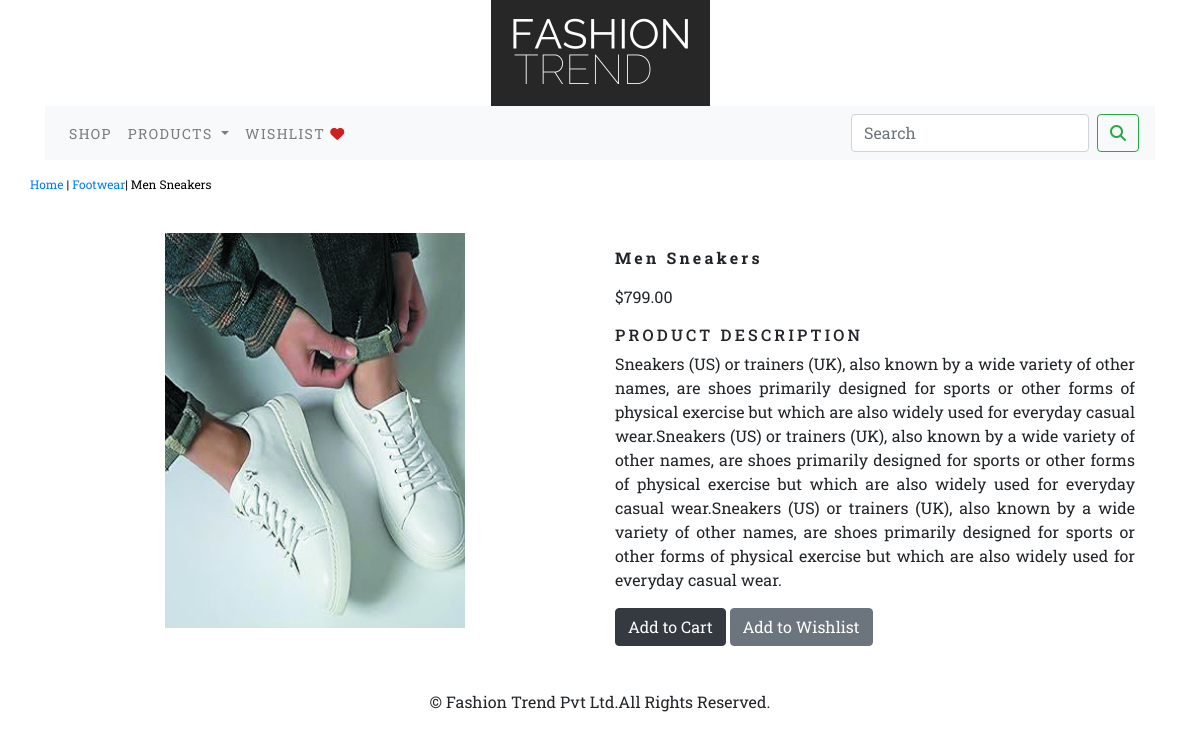
Screenshot of /shop/footwear/men-sneakers with the database file from the repository.
### Ecommerce_app/models.py (models this page shows, shortened)
class product(models.Model):
    name = models.CharField(max_length=250, unique=True)
    slug = models.SlugField(max_length=250, unique=True)
    description = models.TextField(blank=True)
    price = models.DecimalField(max_digits=10, decimal_places=2)
    ctg = models.ForeignKey(category, on_delete=models.CASCADE)
    image = models.ImageField(upload_to='product')
    stock = models.IntegerField()
    available = models.BooleanField(default=True, blank=True)
    created = models.DateTimeField(auto_now_add=True)
    updated = models.DateTimeField(auto_now_add=True)
    class Meta:
        ordering = ('name',)
        verbose_name = 'product'
        verbose_name_plural = 'products'

class category(models.Model):
    name = models.CharField(max_length=250, unique=True)
    slug = models.SlugField(max_length=250, unique=True)
    description = models.TextField(blank=True)
    image = models.ImageField(upload_to='category', blank=True)
    class Meta:
        ordering = ('name',)
        verbose_name = 'category'
        verbose_name_plural = 'categories'
    def get_url(self):
        return reverse('Ecommerce_app:prod_by_cat', args=[self.slug])
    def __str__(self):
        return '{}'.format(self.name)

### Ecommerce_app/views.py (the view)
# urls.py: path('<slug:cslug>/<slug:product_slug>',views.ProDetail,name='all_pro_detail'),
def ProDetail(request,cslug,product_slug):
      try:
            prod=product.objects.get(ctg__slug=cslug,slug=product_slug)
      except Exception as e:
            raise e
      return render(request,'product.html',{'prod':prod})

### Ecommerce_app/context_processors.py (called while the page is built)
def all_links(request):
    links=category.objects.all()
    return dict(links=links)

### cart_app/context_processors.py (called while the page is built)
def counter(request):
    item_count=0
    if 'admin' in request.path:
        return {}
    else:
        try:
            cart=Cart.objects.filter(cart_id=_cart_id(request))
            cartitems=Cart_item.objects.all().filter(cart=cart[:1])
            for cartitem in cartitems:
                item_count += cartitem.quantity
        except Cart.DoesNotExist:
            item_count=0
    return dict(item_count=item_count)

### cart_app/views.py (called while the page is built)
def _cart_id(request):
    cart=request.session.session_key
    if not cart:
        cart=request.session.create()
    return cart

### templates/product.html (shortened to what this page needs)
{% extends 'base.html' %}
{% load static %}
{% block content %}
<div class="container">
<div class="row my_prod_row">
  <div class="mx_auto">
    <p><a href="{% url 'Ecommerce_app:allproducts' %}">Home</a> | <a href="{{prod.ctg.get_url}}">{{prod.ctg}}</a>| {{prod.name}}</p>
  </div>
    <div class="container">
    <br>
<div class="row">
    <div class="col-12 col-sm-12 col-md-12 col-lg-6 text-center">
        <div style="min-width:18rem">
            <p><img src="{{prod.image.url}}" width="300px" alt="{{prod.name}}"> </p>
        </div>
    </div>
        <div class="col-12 col-sm-12 col-md-12 col-lg-6">
            <div>
            <h2 class="my_prod_title"><b>{{prod.name}}</b></h2>
            <p>${{prod.price}}</p>
            <h3 class="my_title">PRODUCT DESCRIPTION</h3>
            <p class="text-justify my_prod_text">{{prod.description}}</p>
            {% if prod.stock <= 0 %}
                <p class="text-justify my_prod_text"><b>OUT OF STOCK</b></p>
            {% else %}
                <a class="btn btn-dark" href="{% url 'cart_app:add_cart' prod.id %}">Add to Cart</a>
                <a class="btn btn-secondary" href="{% url 'wishlist_app:add_wish' prod.id %}">Add to Wishlist</a>
            <br>
            <br>
            {% endif %}
        </div>
        </div>
    </div>
</div>
</div>
</div>
{% endblock %}

### static/css/custom.css (style rules this page uses)
body { font-family: 'Montserrat', sans-serif; font-family: 'Roboto Mono', monospace; font-family: 'Roboto Slab', serif; }
.my_title { font-size:16px; text-transform:uppercase; letter-spacing:.2em; }
.my_prod_row { padding-top:15px; padding-bottom:20px; }
.my_prod_row .mx_auto { color:#000; font-size:12px; text-decoration:none; }
.my_prod_title { font-size:16px; text_transform:uppercase; letter-spacing:.2em; padding-top:15px; padding-bottom:10px; }
.my_prod_text { padding-right:20px; }

### rows the page displays
product: ctg "Footwear", name "Men Sneakers", image (picture), price "799.00", description "Sneakers (US) or trainers (UK), also known by a wide variety of other names, are shoes primarily designed for sports or other forms of physical exercise but which are also widely used for everyday casual wear.Sneakers (US) or trainers (UK), also known by a wide variety of other names, are shoes primarily designed for sports or other forms of physical exercise but which are also widely used for everyday casual wear.Sneakers (US) or trainers (UK), also known by a wide variety of other names, are shoes primarily designed for sports or other forms of physical exercise but which are also widely used for everyday casual wear."
